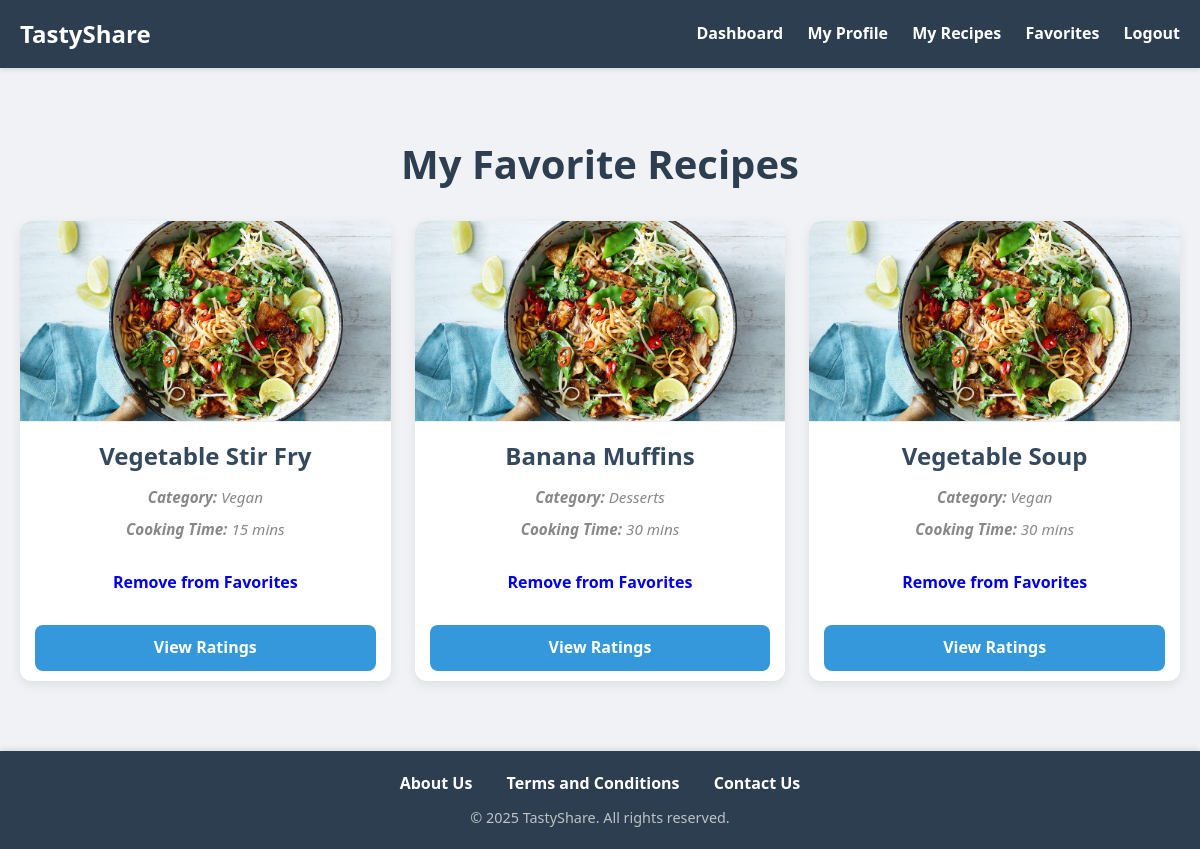
Screenshot of /favorites/ (signed in) with the database file from the repository.
### myapp/models.py (models this page shows, shortened)
class Recipe(models.Model):
    CATEGORY_CHOICES = [
        ('Vegetarian', 'Vegetarian'),
        ('Vegan', 'Vegan'),
        ('Non-Vegetarian', 'Non-Vegetarian'),
        ('Desserts', 'Desserts'),
        ('Snacks', 'Snacks'),
    ]
    STATUS_CHOICES = [
        ('Pending', 'Pending'),
        ('Approved', 'Approved'),
        ('Rejected', 'Rejected'),
    ]
    recipe_id = models.AutoField(primary_key=True)
    user = models.ForeignKey(UserRegister, on_delete=models.CASCADE)
    title = models.CharField(max_length=200)
    ingredients = models.TextField()
    preparation_steps = models.TextField()
    category = models.CharField(max_length=20, choices=CATEGORY_CHOICES)
    cooking_time = models.IntegerField()
    image = models.ImageField(upload_to="recipes/", blank=True, null=True)
    status = models.CharField(max_length=10, choices=STATUS_CHOICES, default='Pending')
    created_at = models.DateTimeField(default=timezone.now)
    updated_at = models.DateTimeField(auto_now=True)

### myapp/views.py (the view)
# urls.py: path("favorites/", views.favorite_list, name="favorite_list"),
def favorite_list(request):
    if not request.session.get("user_id"):
        return redirect("login")
    user_id = request.session["user_id"]
    favorites = Recipe.objects.filter(favorite__user_id=user_id)
    return render(request, "favorites.html", {"favorites": favorites})

### templates/favorites.html (shortened to what this page needs)
{% extends "base.html" %}
{% block content %}
<h2>My Favorite Recipes</h2>
<div class="recipe-grid">
  {% for recipe in favorites %}
    <div class="recipe-card">
      {% if recipe.image %}
        <img src="{{ recipe.image.url }}" alt="{{ recipe.title }}" class="recipe-img">
      {% endif %}
      <h3>{{ recipe.title }}</h3>
      <p><strong>Category:</strong> {{ recipe.category }}</p>
      <p><strong>Cooking Time:</strong> {{ recipe.cooking_time }} mins</p>
      <a href="{% url 'remove_favorite' recipe.recipe_id%}">Remove from Favorites</a>
      <a href="{% url 'ratings' recipe.recipe_id %}">View Ratings</a>
    </div>
  {% empty %}
    <p>You don’t have any favorites yet.</p>
  {% endfor %}
</div>
{% endblock %}

### templates/base.html (style rules this page uses)
body { font-family: 'Segoe UI', Tahoma, Geneva, Verdana, sans-serif; margin: 0; padding: 0; background: #f0f2f5; color: #333; line-height: 1.6; }
.recipe-grid { display: grid; grid-template-columns: repeat(auto-fill, minmax(280px, 1fr)); gap: 25px; margin-top: 25px; }
.recipe-card { text-align: left; overflow: hidden; transition: transform 0.3s, box-shadow 0.3s; }
.recipe-card img.recipe-img { width: 100%; height: 200px; object-fit: cover; display: block; }

### templates/favorites.html (style rules this page uses)
h2 { color: #2c3e50; font-size: 2.5em; margin-bottom: 25px; text-align: center; }
.recipe-grid { display: grid; grid-template-columns: repeat(auto-fill, minmax(280px, 1fr)); gap: 24px; }
.recipe-card { background-color: #ffffff; border-radius: 12px; overflow: hidden; box-shadow: 0 4px 12px rgba(0, 0, 0, 0.08); display: flex; flex-direction: column; transition: transform 0.3s ease, box-shadow 0.3s ease; text-align: center; }
.recipe-img { width: 100%; height: 200px; object-fit: cover; border-bottom: 1px solid #eee; }
.recipe-card h3 { font-size: 1.5em; margin: 15px 0 10px; color: #34495e; }
.recipe-card p { margin: 0 0 8px; font-size: 0.95em; color: #666; }
.recipe-card a { display: block; margin: 10px 15px; padding: 10px; border-radius: 8px; text-decoration: none; font-weight: 600; transition: background-color 0.3s; }
.recipe-card a[href*="ratings"] { background-color: #3498db; color: white; }
.recipe-grid p { text-align: center; font-style: italic; color: #888; grid-column: 1 / -1; }

### rows the page displays
Recipe: image (picture), title "Vegetable Stir Fry", category "Vegan", cooking_time "15"
Recipe: image (picture), title "Banana Muffins", category "Desserts", cooking_time "30"
Recipe: image (picture), title "Vegetable Soup", category "Vegan", cooking_time "30"
